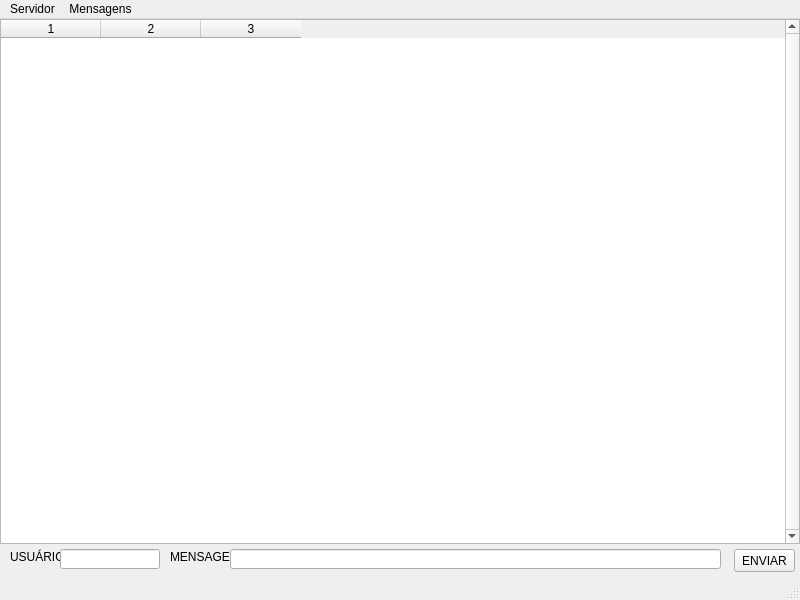
<?xml version="1.0" encoding="UTF-8"?>
<ui version="4.0">
 <class>Mensageiro2_Cliente</class>
 <widget class="QMainWindow" name="Mensageiro2_Cliente">
  <property name="geometry">
   <rect>
    <x>0</x>
    <y>0</y>
    <width>800</width>
    <height>600</height>
   </rect>
  </property>
  <property name="windowTitle">
   <string>Mensageiro - Trocador de mensagens via rede</string>
  </property>
  <widget class="QWidget" name="centralWidget">
   <widget class="QLabel" name="userLabel">
    <property name="geometry">
     <rect>
      <x>10</x>
      <y>530</y>
      <width>51</width>
      <height>16</height>
     </rect>
    </property>
    <property name="text">
     <string>USUÁRIO:</string>
    </property>
   </widget>
   <widget class="QLineEdit" name="userEdit">
    <property name="geometry">
     <rect>
      <x>60</x>
      <y>530</y>
      <width>100</width>
      <height>20</height>
     </rect>
    </property>
   </widget>
   <widget class="QLabel" name="msgLabel">
    <property name="geometry">
     <rect>
      <x>170</x>
      <y>530</y>
      <width>61</width>
      <height>16</height>
     </rect>
    </property>
    <property name="text">
     <string>MENSAGEM:</string>
    </property>
   </widget>
   <widget class="QLineEdit" name="msgEdit">
    <property name="geometry">
     <rect>
      <x>230</x>
      <y>530</y>
      <width>491</width>
      <height>20</height>
     </rect>
    </property>
   </widget>
   <widget class="QPushButton" name="enviarButton">
    <property name="geometry">
     <rect>
      <x>734</x>
      <y>530</y>
      <width>61</width>
      <height>23</height>
     </rect>
    </property>
    <property name="text">
     <string>ENVIAR</string>
    </property>
   </widget>
   <widget class="QTableWidget" name="msgTable">
    <property name="geometry">
     <rect>
      <x>0</x>
      <y>0</y>
      <width>800</width>
      <height>525</height>
     </rect>
    </property>
    <property name="verticalScrollBarPolicy">
     <enum>Qt::ScrollBarAlwaysOn</enum>
    </property>
    <property name="horizontalScrollBarPolicy">
     <enum>Qt::ScrollBarAlwaysOff</enum>
    </property>
    <property name="tabKeyNavigation">
     <bool>false</bool>
    </property>
    <property name="selectionMode">
     <enum>QAbstractItemView::NoSelection</enum>
    </property>
    <property name="rowCount">
     <number>0</number>
    </property>
    <property name="columnCount">
     <number>3</number>
    </property>
    <attribute name="verticalHeaderVisible">
     <bool>false</bool>
    </attribute>
    <column/>
    <column/>
    <column/>
   </widget>
  </widget>
  <widget class="QMenuBar" name="menuBar">
   <property name="geometry">
    <rect>
     <x>0</x>
     <y>0</y>
     <width>800</width>
     <height>21</height>
    </rect>
   </property>
   <widget class="QMenu" name="menuServidor">
    <property name="title">
     <string>Servidor</string>
    </property>
    <addaction name="actionConectar"/>
    <addaction name="actionDesconectar"/>
    <addaction name="separator"/>
    <addaction name="separator"/>
    <addaction name="actionSair"/>
   </widget>
   <widget class="QMenu" name="menuMensagens">
    <property name="title">
     <string>Mensagens</string>
    </property>
    <addaction name="actionApagar"/>
   </widget>
   <addaction name="menuServidor"/>
   <addaction name="menuMensagens"/>
  </widget>
  <widget class="QStatusBar" name="statusBar"/>
  <action name="actionConectar">
   <property name="text">
    <string>Conectar...</string>
   </property>
  </action>
  <action name="actionDesconectar">
   <property name="text">
    <string>Desconectar</string>
   </property>
  </action>
  <action name="actionApagar">
   <property name="text">
    <string>Apagar</string>
   </property>
  </action>
  <action name="actionSair">
   <property name="text">
    <string>Sair</string>
   </property>
  </action>
 </widget>
 <layoutdefault spacing="6" margin="11"/>
 <resources/>
 <connections/>
</ui>
